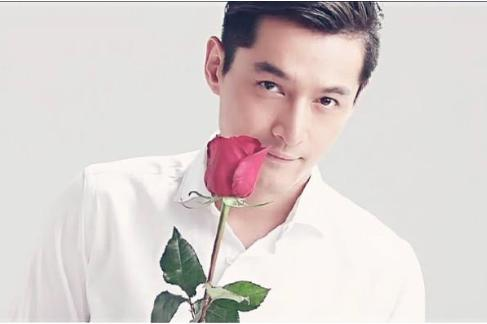
#> input picture data/30722/1 (1).jpg, 487 x 324 px; its folder holds only this picture in this run
$ python trainner.py
#> lines starting #> are read from the running program, lines starting #| are printed output that depends on the picture
### settings.py
class Settings:
    """人脸识别设置"""

    # 初始化
    def __init__(self) -> None:
        self.h_f_alt = r'C:/Program Files/opencv/sources/data/haarcascades/haarcascade_frontalface_alt.xml'
        self.db_path = 'db/test'
        self.trainner_path = "trainner/trainner.yml"

### trainner.py
import os
import cv2
import numpy as np
from PIL import Image
from settings import Settings

settings = Settings()


class Trainner:
    """建立模型、创建数据集"""

    def __init__(self) -> None:
        """初始化"""
        self.path = "data"
        self.recognizer = cv2.face.LBPHFaceRecognizer_create()
        self.detector = cv2.CascadeClassifier(settings.h_f_alt)
        # 图片
        self.images = []
        # 标签
        self.labels = []

    def get_images(self):
        """获取目录下的图片,并将目录设定为图片的标签"""

        # 列举总目录下的文件夹，每个文件夹对应一个用户，文件夹的名称就是用户的id
        for user_id in os.listdir(self.path):

            # 列举用户文件夹下的图片
            for file_name in os.listdir(os.path.join(self.path, user_id)):

                # 将总的目录名、用户文件夹名（用户id）、图片名称拼接成完整的图片地址
                image_path = os.path.join(self.path, user_id, file_name)

                # 通过图片路径将其转换为灰度图片
                img = Image.open(image_path).convert('L')
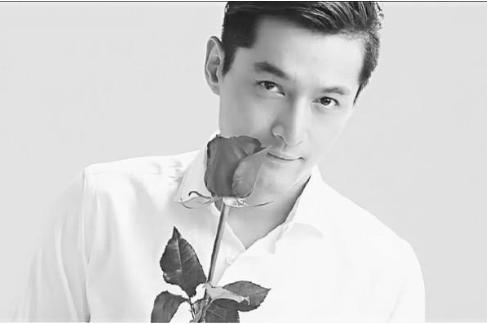
#> img: PIL image 487x324 L; min 14, max 255, mean 210.9

                # 将图片转化为数组
                imgs = np.array(img, 'uint8')

                faces = self.detector.detectMultiScale(imgs)
#> faces = [[214, 32, 164, 164]]

                # 将获取的图片和id添加到list中
                for(x, y, w, h) in faces:
                    self.images.append(imgs[y:y+h, x:x+w])
                    self.labels.append(int(user_id))
#> this loop made 1 pass
#> after the loop, self.images = 1 item; self.labels = [30722]
#> pass 2 of the loop in get_images, `for user_id in os.listdir(self.path):`:
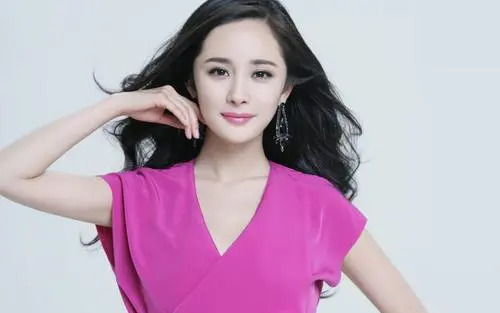
#> input picture data/70257/1.jpg, 500 x 313 px
#> in get_images, `img = Image.open(image_path).convert('L')`:
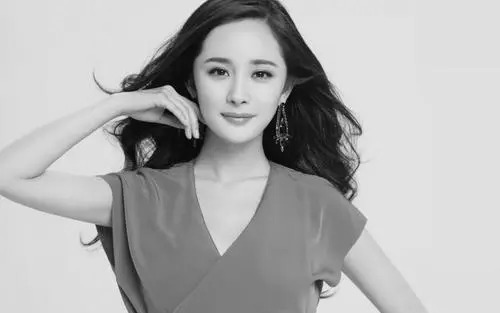
#> img: PIL image 500x313 L; min 0, max 253, mean 177
#> faces = [[304, 268, 39, 39], [185, 28, 112, 112]]
#> the loop in get_images, `for(x, y, w, h) in faces:` made 2 passes
#> after the loop in get_images, `for(x, y, w, h) in faces:`: self.images = 3 items; self.labels = [30722, 70257, 70257]

    def train(self):
        """调用函数并将数据喂给识别器训练"""

        print('Training...')

        self.get_images()
        # 训练模型
        self.recognizer.train(self.images, np.array(self.labels))
        # 保存模型
        self.recognizer.save(settings.trainner_path)


trainner = Trainner()
trainner.train()
